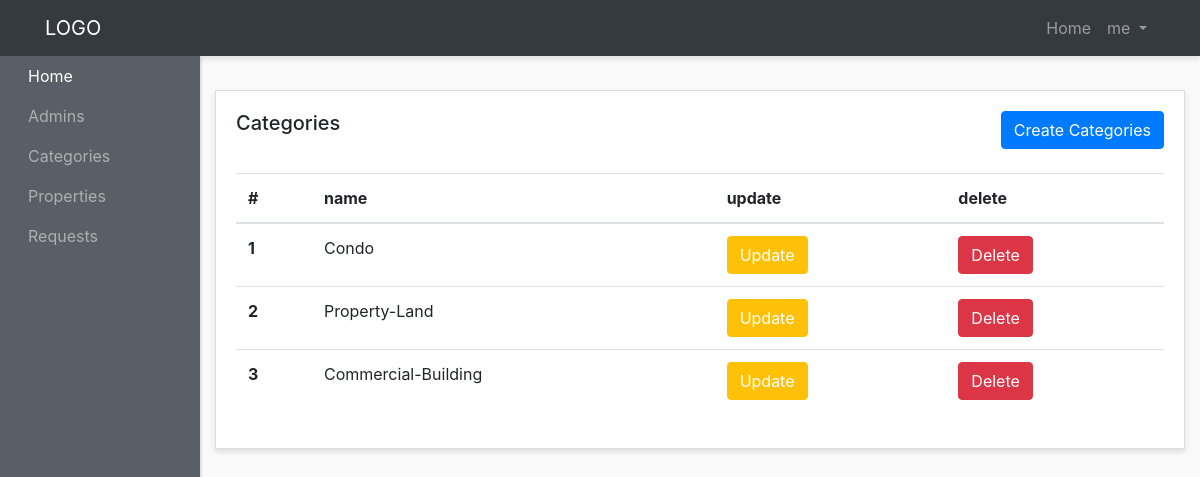
Page /admin-panel/categories-admins/show-categories.php (signed in) on the committed database.
### tables this page shows
CREATE TABLE `categories` (
  `id` int NOT NULL,
  `name` varchar(255) NOT NULL,
  `created_at` timestamp NOT NULL DEFAULT CURRENT_TIMESTAMP
);

### admin-panel/categories-admins/show-categories.php (the view, shortened to what this page needs)
<?php include '../layouts/header.php' ; ?>
 <?php
$Categories = $pdo->query("SELECT * FROM categories");
$categoriesResult = $Categories->fetchAll(PDO::FETCH_OBJ);
?>
          <div class="row">
        <div class="col">
          <div class="card">
            <div class="card-body">
              <h5 class="card-title mb-4 d-inline">Categories</h5>
              <a href="create-category.php" class="btn btn-primary mb-4 text-center float-right">Create Categories</a>
              <table class="table">
                <thead>
                  <tr>
                    <th scope="col">#</th>
                    <th scope="col">name</th>
                    <th scope="col">update</th>
                    <th scope="col">delete</th>
                  </tr>
                </thead>
                <tbody>
                  <?php foreach ($categoriesResult as $category) : ?>
                  <tr>
                    <th scope="row"><?php echo $category->id; ?></th>
                    <td><?php echo $category->name; ?></td>
                    <td><a  href="update-category.php?id=<?php echo $category->id; ?>" class="btn btn-warning text-white text-center ">Update</a></td>
                    <td><a href="delete-category.php?id=<?php echo $category->id; ?>" class="btn btn-danger  text-center ">Delete</a></td>
                  </tr>
                  <?php endforeach; ?>
                </tbody>
              </table>
            </div>
          </div>
        </div>
      </div>
<?php include '../layouts/footer.php' ; ?>

### admin-panel/styles/style.css (style rules this page uses)
body { background:#f9f9f9; }
.card { margin-bottom: 15px; border-radius:0; box-shadow: 0 3px 5px rgba(0,0,0,.1); }

### rows in the picture
categories: id "1", name "Condo"
categories: id "2", name "Property-Land"
categories: id "3", name "Commercial-Building"

### other values in the picture
$_SESSION['adminname'] "me"
